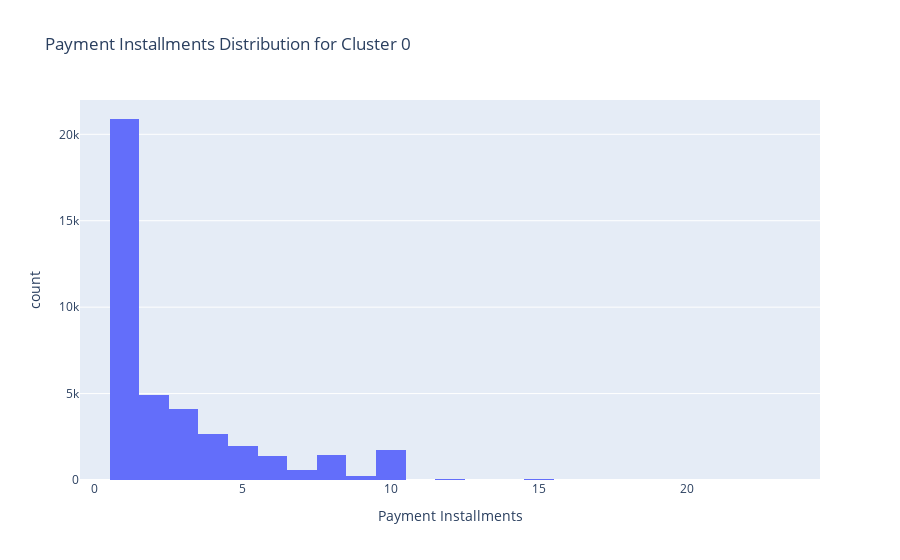

The cell this chart's notebook holds for it:
### Code cell
# Plot Installment Distribution
histogram(df=cluster_0_df,
          x="payment_installments", 
          title="Payment Installments Distribution for Cluster 0",
          xaxis="Payment Installments")

### Figure 1 — Plotly figure (JSON) as saved in the notebook; plotly's stock layout.template omitted (floating-point values rounded to 4 significant figures; data arrays with more than 128 entries replaced by an {"elided": "..."} marker saying what was removed)
{"data": [{"alignmentgroup": "True", "bingroup": "x", "hovertemplate": "payment_installments=%{x}<br>count=%{y}<extra></extra>", "legendgroup": "", "marker": {"color": "#636efa", "pattern": {"shape": ""}}, "name": "", "offsetgroup": "", "orientation": "v", "showlegend": false, "type": "histogram", "x": {"elided": "40089 int values"}, "xaxis": "x", "yaxis": "y"}], "layout": {"autosize": true, "barmode": "relative", "legend": {"tracegroupgap": 0}, "title": {"text": "Payment Installments Distribution for Cluster 0"}, "xaxis": {"anchor": "y", "autorange": true, "domain": [0, 1], "range": [-0.5, 24.5], "title": {"text": "Payment Installments"}, "type": "linear"}, "yaxis": {"anchor": "x", "autorange": true, "domain": [0, 1], "range": [0, 21980.0], "title": {"text": "count"}}}}
